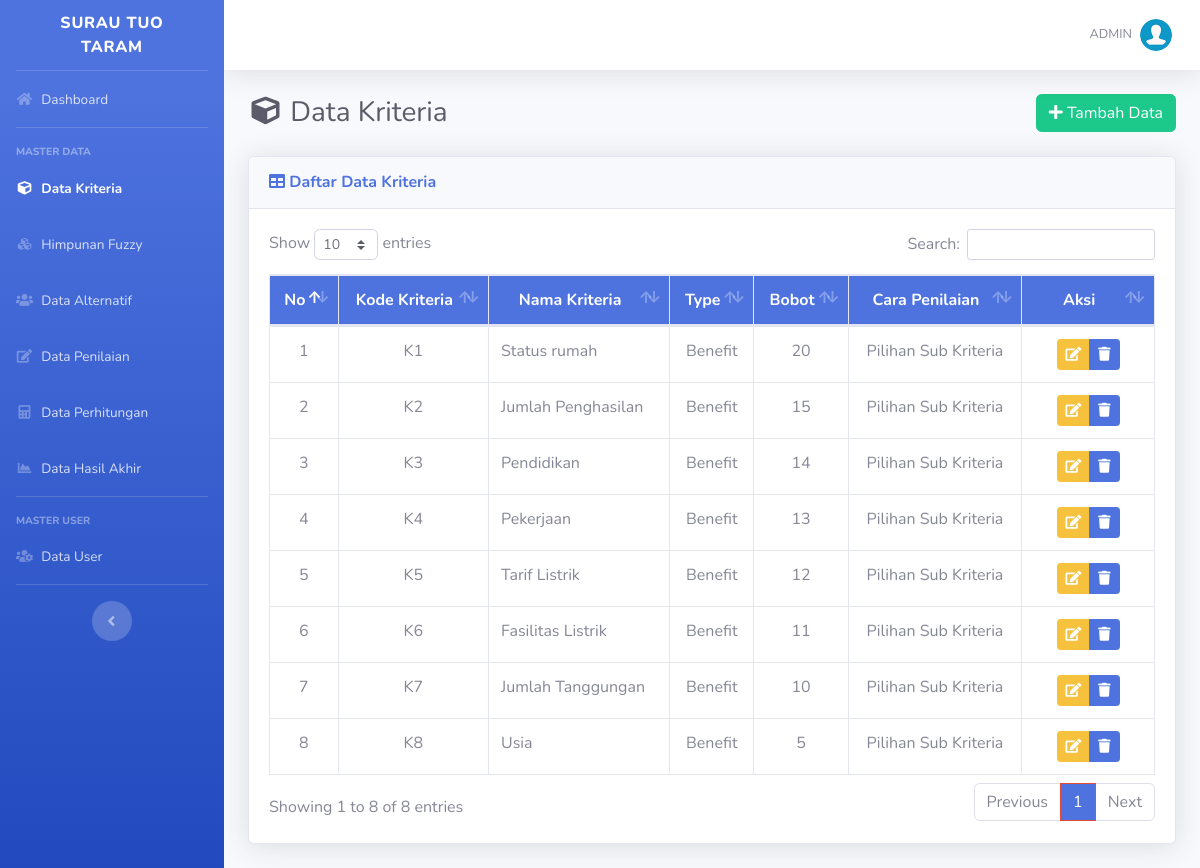
The app's page /imam/list-kriteria.php (signed in) with its own data.
### tables this page shows
CREATE TABLE `kriteria` (
  `id_kriteria` int(11) NOT NULL,
  `kode_kriteria` varchar(10) NOT NULL,
  `nama` varchar(50) NOT NULL,
  `type` enum('Benefit','Cost') NOT NULL,
  `bobot` float NOT NULL,
  `ada_pilihan` tinyint(1) DEFAULT NULL
);

### imam/list-kriteria.php (the view, shortened to what this page needs)
<?php
require_once('includes/init.php');
require_once('template/header.php');
?>
<div class="d-sm-flex align-items-center justify-content-between mb-4">
	<h1 class="h3 mb-0 text-gray-800"><i class="fas fa-fw fa-cube"></i> Data Kriteria</h1>
	<a href="tambah-kriteria.php" class="btn btn-success"> <i class="fa fa-plus"></i> Tambah Data </a>
</div>
<div class="card shadow mb-4">
	<div class="card-header py-3">
		<h6 class="m-0 font-weight-bold text-primary"><i class="fa fa-table"></i> Daftar Data Kriteria</h6>
	</div>
	<div class="card-body">
		<div class="table-responsive">
			<table class="table table-bordered" id="dataTable" width="100%" cellspacing="0">
				<thead class="bg-primary text-white">
					<tr align="center">
						<th>No</th>
						<th>Kode Kriteria</th>
						<th>Nama Kriteria</th>
						<th>Type</th>
						<th>Bobot</th>
						<th>Cara Penilaian</th>
						<th width="15%">Aksi</th>
					</tr>
				</thead>
				<tbody>
					<?php
					$no = 1;
					$query = mysqli_query($koneksi, "SELECT * FROM kriteria ORDER BY kode_kriteria ASC");
					while ($data = mysqli_fetch_array($query)) :
					?>
						<tr align="center">
							<td><?php echo $no; ?></td>
							<td><?php echo $data['kode_kriteria']; ?></td>
							<td align="left"><?php echo $data['nama']; ?></td>
							<td><?php echo $data['type']; ?></td>
							<td><?php echo $data['bobot']; ?></td>
							<td><?php echo ($data['ada_pilihan']) ? 'Pilihan Sub Kriteria' : 'Input Langsung'; ?></td>
							<td>
								<div class="btn-group" role="group">
									<a data-toggle="tooltip" data-placement="bottom" title="Edit Data" href="edit-kriteria.php?id=<?php echo $data['id_kriteria']; ?>" class="btn btn-warning btn-sm"><i class="fa fa-edit"></i></a>
									<a data-toggle="tooltip" data-placement="bottom" title="Hapus Data" href="hapus-kriteria.php?id=<?php echo $data['id_kriteria']; ?>" onclick="return confirm ('Apakah anda yakin untuk meghapus data ini')" class="btn btn-primary btn-sm"><i class="fa fa-trash"></i></a>
								</div>
							</td>
						</tr>
					<?php
						$no++;
					endwhile; ?>
				</tbody>
			</table>
		</div>
	</div>
</div>
<?php
require_once('template/footer.php');
?>

### records on screen
kriteria: kode_kriteria "K1", nama "Status rumah", type "Benefit", bobot "20", ada_pilihan "Pilihan Sub Kriteria"
kriteria: kode_kriteria "K2", nama "Jumlah Penghasilan", type "Benefit", bobot "15", ada_pilihan "Pilihan Sub Kriteria"
kriteria: kode_kriteria "K3", nama "Pendidikan", type "Benefit", bobot "14", ada_pilihan "Pilihan Sub Kriteria"
kriteria: kode_kriteria "K4", nama "Pekerjaan", type "Benefit", bobot "13", ada_pilihan "Pilihan Sub Kriteria"
kriteria: kode_kriteria "K5", nama "Tarif Listrik", type "Benefit", bobot "12", ada_pilihan "Pilihan Sub Kriteria"
kriteria: kode_kriteria "K6", nama "Fasilitas Listrik", type "Benefit", bobot "11", ada_pilihan "Pilihan Sub Kriteria"
kriteria: kode_kriteria "K7", nama "Jumlah Tanggungan", type "Benefit", bobot "10", ada_pilihan "Pilihan Sub Kriteria"
kriteria: kode_kriteria "K8", nama "Usia", type "Benefit", bobot "5", ada_pilihan "Pilihan Sub Kriteria"

### other values on screen
$_SESSION['username'] "ADMIN"
